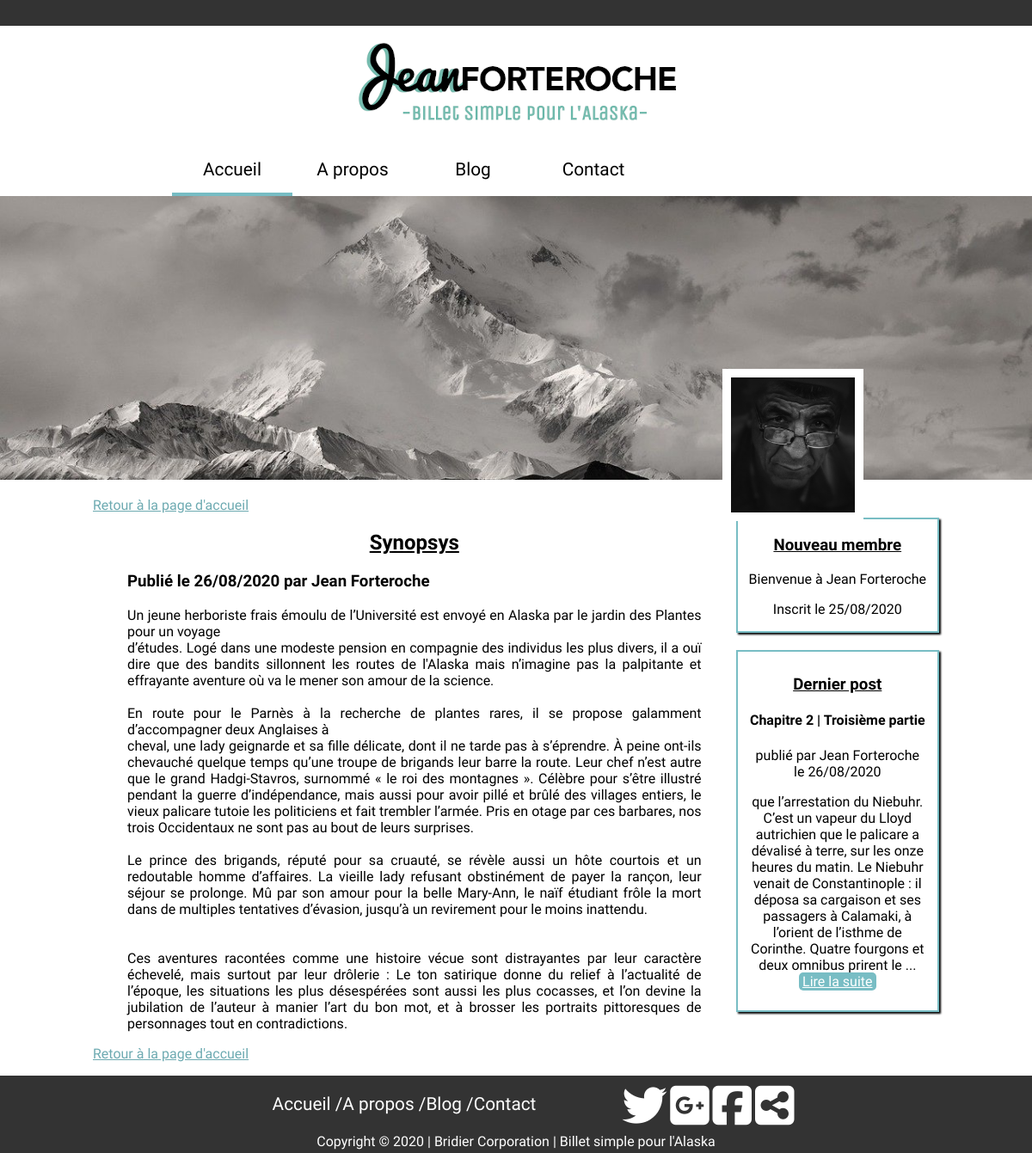
Screenshot of /index.php?action=various&id=2 with the database file from the repository.
### tables this page shows
CREATE TABLE `various` (
  `id` int(11) NOT NULL,
  `author` varchar(255) NOT NULL,
  `title` varchar(255) NOT NULL,
  `content` text NOT NULL,
  `date_creation` datetime NOT NULL DEFAULT CURRENT_TIMESTAMP
);

CREATE TABLE `users` (
  `id` int(11) NOT NULL,
  `id_status` int(11) NOT NULL,
  `firstName` varchar(255) NOT NULL,
  `lastName` varchar(255) NOT NULL,
  `pseudo` varchar(255) NOT NULL,
  `password` varchar(255) NOT NULL,
  `mail` varchar(255) NOT NULL,
  `date_inscription` datetime NOT NULL DEFAULT CURRENT_TIMESTAMP
);

CREATE TABLE `posts` (
  `id` int(11) NOT NULL,
  `author` varchar(255) NOT NULL,
  `title` varchar(255) NOT NULL,
  `content` text NOT NULL,
  `date_creation` datetime NOT NULL DEFAULT CURRENT_TIMESTAMP
);

### controller/controller.php (called while the page is built, shortened)
<?php
require_once('model/postManager.php');
require_once('model/userManager.php');
require_once('model/variousManager.php');
function various($id)
{
    require('rightBlockController.php');
    $variousManager = new VariousManager();
    $getVarious = $variousManager->getVarious($id);
    require('view/variousView.php');
}

### model/variousManager.php (called while the page is built, shortened)
<?php
class VariousManager extends Manager
{
    public function getVarious($id)
    {
        $db = $this->dbConnect();
        $req = $db->prepare('SELECT id,author, title, content, DATE_FORMAT(date_creation, \'%d/%m/%Y\') AS date_creation FROM various WHERE id = ?');
        $req->execute(array($id));
        $various = $req->fetch();
        return $various;
    }
}

### model/userManager.php (called while the page is built, shortened)
<?php
class UserManager extends Manager
{
    public function getLastUser()
    {
        $db = $this->dbConnect();
        $req = $db->query('SELECT id, pseudo, DATE_FORMAT(date_inscription, \'%d/%m/%Y\') AS date_inscirption FROM users ORDER BY id DESC
        LIMIT 1');
        $lastUser = $req->fetch();
        return $lastUser;
    }
}

### controller/rightBlockController.php (called while the page is built)
<?php
$postManager = new PostManager();
$userManager = new UserManager();
$lastUser = $userManager->getLastUser();
$lastPost = $postManager->lastPost();

### model/postManager.php (called while the page is built, shortened)
<?php
class PostManager extends Manager
{
    public function lastPost()
    {
        $db = $this->dbConnect();
        $req = $db->query('SELECT id,author, title, LEFT( content, 300 ) AS content, DATE_FORMAT(date_creation, \'%d/%m/%Y\') AS date_creation FROM posts ORDER BY id DESC LIMIT 1');
        $lastPost = $req->fetch();
        return $lastPost;
    }
}

### view/template.php (the view, shortened to what this page needs)
<!DOCTYPE html>
<html>
    <head>
        <link href="public/css/style.css" rel="stylesheet" />
    </head>
    <body>
        <head>
            <div class="headband"></div>
            <p class="logo"><img src="public/img/logo_400.png" alt="logo de Jean"></p>
            <nav>
                <ul class="menu">
                    <li class="buttonMenu accueil"><a href="">Accueil</a></li>
                    <li class="buttonMenu a_propos"><a href="index.php?action=about">A propos</a></li>
                    <li class="buttonMenu blog"><a href="">Blog</a></li>
                    <li class="buttonMenu contact"><a href="">Contact</a></li>
                </ul>
            </nav>
            <div class="banniere">
                <img src="public/img/banniere.jpg" alt="paysage Alaska" class="paysage">
                <img src="public/img/jean_f.jpg" alt="Portrait de Jean Forteroche" class="portrait">
            </div>
        </head>
        <section class="section">
            <section class="leftSection">
                <?= $content ?>
            </section>
            <section class="rightSection">
                <article class="lastUser">
                    <h3>Nouveau membre</h3>
                    <p>Bienvenue à <?=htmlspecialchars($lastUser['pseudo'])?></p>
                    <p>Inscrit le <?=htmlspecialchars($lastUser['date_inscirption'])?></p>
                </article>
                <article class="lastPost">
                    <h3>Dernier post</h3>
                    <h4><?=htmlspecialchars($lastPost['title'])?></h4>
                    <p>publié par <?=htmlspecialchars($lastPost['author'])?><br /> le <?=htmlspecialchars($lastPost['date_creation'])?></p>
                    <p>
                        <?=htmlspecialchars($lastPost['content'])?>
                        ... <a href="index.php?action=post&amp;id=<?=$lastPost['id']?>" class="readMore">Lire la suite</a>
                    </p>
                </article>
            </section>
        </section>
        <footer>
            <div class="footer_block">
                <ul class="footer_menu">
                    <li><a href="">Accueil / </a></li>
                    <li><a href="">A propos / </a></li>
                    <li><a href="">Blog / </a></li>
                    <li><a href="">Contact</a></li>
                </ul>
                <ul class="footer_social_network">
                    <li><a href=""><i class="fab fa-twitter"></i></a></li>
                    <li><a href=""><i class="fab fa-google-plus-square"></i></a></li>
                    <li><a href=""><i class="fab fa-facebook-square"></i></a></li>
                    <li><a href=""><i class="fas fa-share-alt-square"></i></a></li>
                </ul>
            </div>
            <p class='copyright'>Copyright © 2020 | Bridier Corporation | Billet simple pour l'Alaska </p>
        </footer>
    </body>
</html>

### view/variousView.php (shortened to what this page needs)
<p class="homePage"><a href="index.php">Retour à la page d'accueil</a></p>
<article class="leftBlock">
    <h2><?=htmlspecialchars($getVarious['title'])?></h2>
    <h3>Publié le <?=htmlspecialchars($getVarious['date_creation'])?> par <?=htmlspecialchars($getVarious['author'])?></h3>
    <p><?=nl2br(htmlspecialchars($getVarious['content']))?></p>
</article>
<p class="homePage"><a href="index.php">Retour à la page d'accueil</a></p>
<?php $content = ob_get_clean(); ?>
<?php require('template.php'); ?>

### public/css/style.css (style rules this page uses)
body { margin:0; font-family: 'Unica One', cursive; }
.headband { height: 30px; background-color: rgb(51, 51, 51); }
.logo { text-align: center; margin: 0px; }
.menu { margin:auto; display: flex; justify-content: flex-start; width: 70%; }
.buttonMenu { width: 110px; padding: 15px; text-align: center; list-style: none; }
.menu a, footer a { text-decoration:none; color:black; font-size: 1.3em; font-family: 'Unica One', cursive; }
.accueil { border-bottom: 4px solid rgb(118, 188, 195); }
.banniere { position: relative; }
.paysage { width: 100%; }
.portrait { position: absolute; top: 60%; left: 70%; width: 12%; padding:10px; background-color: white; position: absolute; }
footer { background-color: rgb(51, 51, 51); height: 90px; }
footer ul { text-align: center; list-style: none; }
footer a, .copyright { color: white; }
.footer_block { display: flex; justify-content: center; align-items: center; }
.footer_menu { display: flex; margin:0px; }
.footer_social_network { display: flex; font-size: 2.5em; justify-content: space-between; padding: 6px 0px 0px 100px; width: 200px; margin:0px; }
.copyright { margin:0px; text-align: center; font-family: 'Unica One', cursive; }
.section { width:82%; margin: auto; display: flex; justify-content: space-between; }
.leftSection { width: 80%; }
.leftSection h2, .rightSection h3 { text-decoration: underline; }
.rightSection { width: 249px; margin-top: 40px; text-align: center; }
.lastUser { height: 130px; }
.lastPost { margin-top: 20px; padding: 8px;; }
.lastUser, .lastPost { box-shadow: 2px 2px 2Px black; border: 2px solid rgb(120, 189, 196); }
.leftSection h2 { text-align: center; }
.readMore { padding: 1px 4Px; background-color: rgb(120, 189, 196); color: white; border-radius: 5px;; }
.leftBlock { text-align: justify; margin: 0px 40px; }
.homePage a { color: rgb(109, 170, 177); }

### rows the page displays
various: title "Synopsys", author "Jean Forteroche", content "Un jeune herboriste frais émoulu de l’Université est envoyé en Alaska par le jardin des Plantes pour un voyage d’études. Logé dans une modeste pension en compagnie des individus les plus divers, il a ouï dire que des bandits sillonnent les routes de l'Alaska mais n’imagine pas la palpitante et effrayante aventure où va le mener son amour de la science. En route pour le Parnès à la recherche de plantes rares, il se propose galamment d’accompagner deux Anglaises à cheval, une lady geignarde et sa fille délicate, dont il ne tarde pas à s’éprendre. À peine ont-ils chevauché quelque temps qu’une troupe de brigands leur barre la route. Leur chef n’est autre que le grand Hadgi-Stavros, surnommé «…"
users: pseudo "Jean Forteroche"
posts: title "Chapitre 2 | Troisième partie", author "Jean Forteroche"

### other values shown
$getVarious['date_creation'] "26/08/2020"
$lastUser['date_inscirption'] "25/08/2020"
$lastPost['date_creation'] "26/08/2020"
